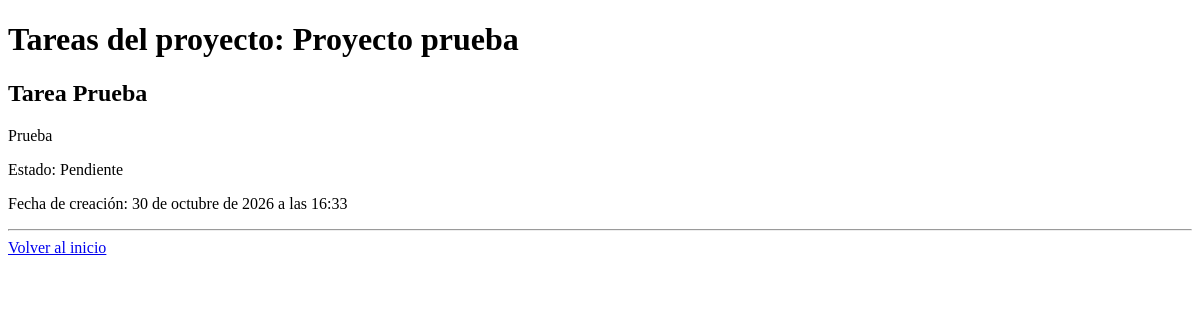
The page /proyectos/1/tareas/ on the database as committed earlier.
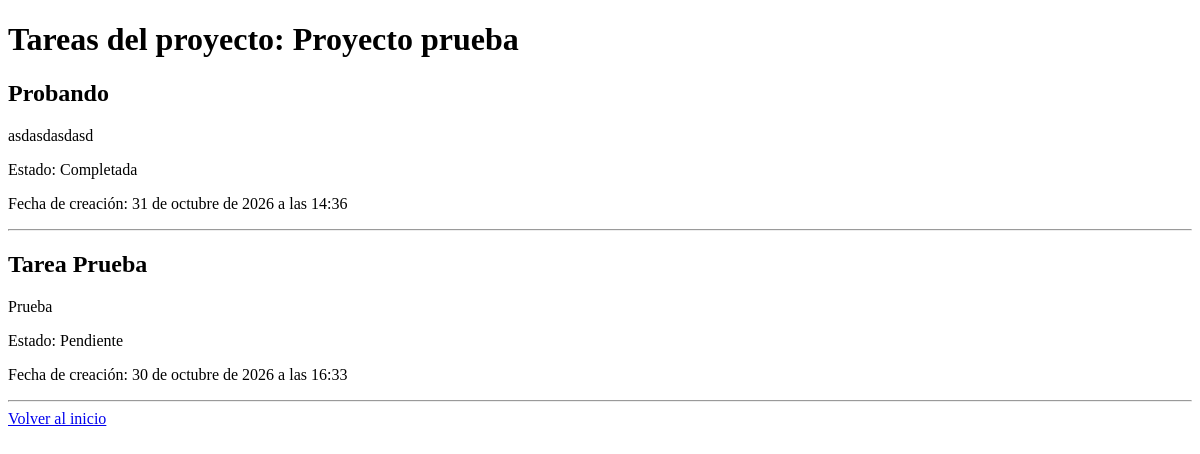
The same page on the database as committed later.
### Proyecto/models.py (models this page shows, shortened)
class Tarea(models.Model):
    ESTADOS = [
        ("Pendiente", "Pendiente"),
        ("En progreso", "En progreso"),
        ("Completada", "Completada"),
    ]
    proyecto = models.ForeignKey(
        Proyecto,
        on_delete=models.CASCADE,
        related_name="tareas"
    )
    nombre = models.CharField(max_length=100)
    descripcion = models.TextField()
    fecha_creacion = models.DateTimeField(auto_now_add=True)
    estado = models.CharField(max_length=20, choices=ESTADOS)
    usuarios = models.ManyToManyField(
        Usuario,
        through="Asignacion",
        related_name="tareas"
    )
    etiquetas = models.ManyToManyField(
        "Etiqueta",
        related_name="tareas",
        blank=True
    )

### Proyecto/views.py (the view)
def tareas_proyecto(request, proyecto_id):
    proyecto = get_object_or_404(Proyecto, id=proyecto_id)
    tareas = Tarea.objects.filter(
        proyecto=proyecto
    ).order_by('-fecha_creacion')
    return render(request, 'tareas_proyecto.html', {
        'proyecto': proyecto,
        'tareas': tareas
    })

### Proyecto/templates/tareas_proyecto.html (shortened to what this page needs)
<!DOCTYPE html>
<html lang="es">
<head>
</head>
<body>
    <h1>Tareas del proyecto: {{ proyecto.nombre }}</h1>
    {% for tarea in tareas %}
        <h2>{{ tarea.nombre }}</h2>
        <p>{{ tarea.descripcion }}</p>
        <p>Estado: {{ tarea.estado }}</p>
        <p>Fecha de creación: {{ tarea.fecha_creacion }}</p>
        <hr>
    {% empty %}
        <p>Este proyecto no tiene tareas.</p>
    {% endfor %}
    <a href="/">Volver al inicio</a>
</body>
</html>

Rows that differ between the two databases and show on the page:
added Tarea: nombre "Probando", descripcion "asdasdasdasd", estado "Completada", fecha_creacion "31 de octubre de 2026 a las 14:36"
